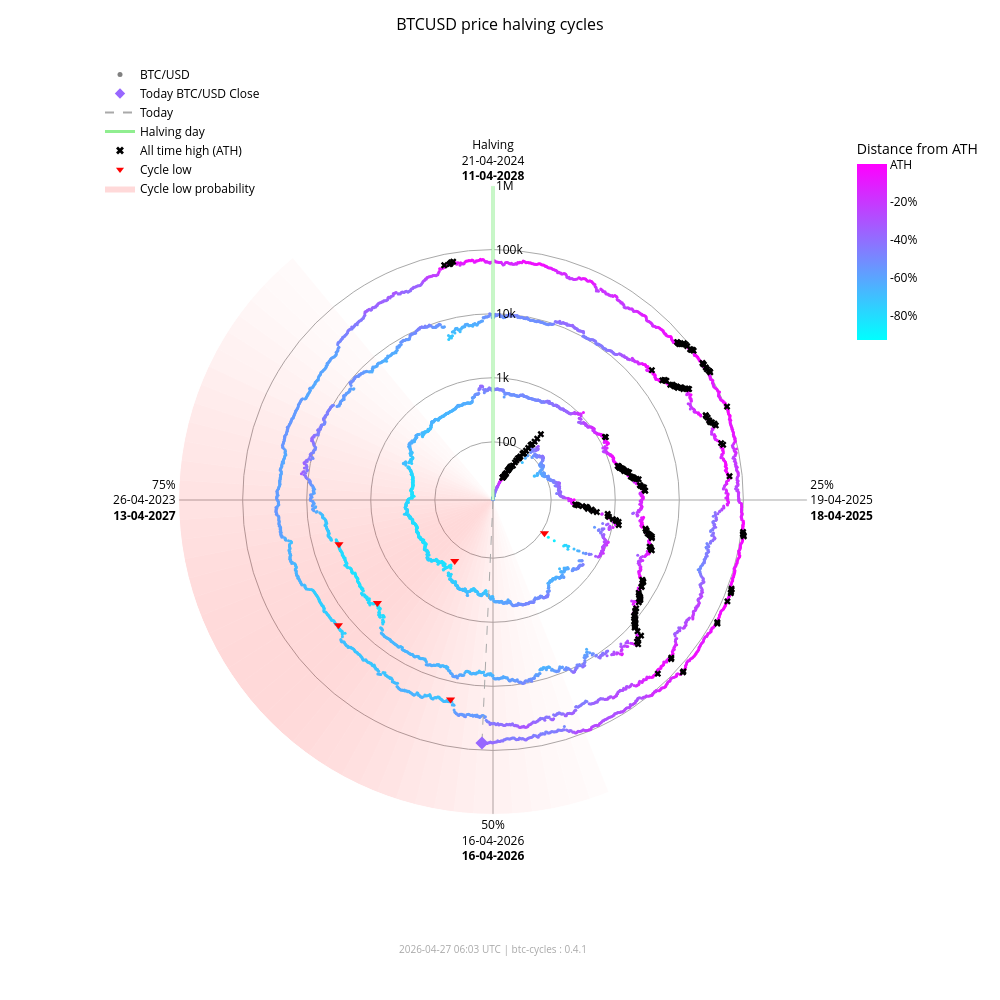

The notebook cell saved with this chart:
### Markdown cell above
### Interactive chart (plotly)

### Code cell
fig_interactive = btc.plot(
    kind="interactive",
    from_date="2012-11-28",
)
# plotly config for interactivity
config = {"scrollZoom": True, "displayModeBar": True}
# display in notebook
fig_interactive.show(config=config)

### Figure 1 — Plotly figure (JSON) as saved in the notebook; plotly's stock layout.template omitted (floating-point values rounded to 4 significant figures; data arrays with more than 128 entries replaced by an {"elided": "..."} marker saying what was removed)
{"data": [{"fill": "toself", "fillcolor": "rgba(255,0,0,0.017168280509461755)", "hoverinfo": "skip", "line": {"width": 0}, "mode": "lines", "r": [12.35, 1000000, 1000000, 12.35, 12.35], "showlegend": false, "theta": [158.4, 158.4, 162.0, 162.0, 158.4], "type": "scatterpolar"}, {"fill": "toself", "fillcolor": "rgba(255,0,0,0.022114794501891175)", "hoverinfo": "skip", "line": {"width": 0}, "mode": "lines", "r": [12.35, 1000000, 1000000, 12.35, 12.35], "showlegend": false, "theta": [162.0, 162.0, 165.6, 165.6, 162.0], "type": "scatterpolar"}, {"fill": "toself", "fillcolor": "rgba(255,0,0,0.02790404259511669)", "hoverinfo": "skip", "line": {"width": 0}, "mode": "lines", "r": [12.35, 1000000, 1000000, 12.35, 12.35], "showlegend": false, "theta": [165.6, 165.6, 169.2, 169.2, 165.6], "type": "scatterpolar"}, {"fill": "toself", "fillcolor": "rgba(255,0,0,0.034518294852420334)", "hoverinfo": "skip", "line": {"width": 0}, "mode": "lines", "r": [12.35, 1000000, 1000000, 12.35, 12.35], "showlegend": false, "theta": [169.2, 169.2, 172.8, 172.8, 169.2], "type": "scatterpolar"}, {"fill": "toself", "fillcolor": "rgba(255,0,0,0.041901979682821514)", "hoverinfo": "skip", "line": {"width": 0}, "mode": "lines", "r": [12.35, 1000000, 1000000, 12.35, 12.35], "showlegend": false, "theta": [172.8, 172.8, 176.4, 176.4, 172.8], "type": "scatterpolar"}, {"fill": "toself", "fillcolor": "rgba(255,0,0,0.04996405861294358)", "hoverinfo": "skip", "line": {"width": 0}, "mode": "lines", "r": [12.35, 1000000, 1000000, 12.35, 12.35], "showlegend": false, "theta": [176.4, 176.4, 180.0, 180.0, 176.4], "type": "scatterpolar"}, {"fill": "toself", "fillcolor": "rgba(255,0,0,0.05858349692240514)", "hoverinfo": "skip", "line": {"width": 0}, "mode": "lines", "r": [12.35, 1000000, 1000000, 12.35, 12.35], "showlegend": false, "theta": [180.0, 180.0, 183.6, 183.6, 180.0], "type": "scatterpolar"}, {"fill": "toself", "fillcolor": "rgba(255,0,0,0.06761662035375064)", "hoverinfo": "skip", "line": {"width": 0}, "mode": "lines", "r": [12.35, 1000000, 1000000, 12.35, 12.35], "showlegend": false, "theta": [183.6, 183.6, 187.2, 187.2, 183.6], "type": "scatterpolar"}, {"fill": "toself", "fillcolor": "rgba(255,0,0,0.07690481219944661)", "hoverinfo": "skip", "line": {"width": 0}, "mode": "lines", "r": [12.35, 1000000, 1000000, 12.35, 12.35], "showlegend": false, "theta": [187.2, 187.2, 190.8, 190.8, 187.2], "type": "scatterpolar"}, {"fill": "toself", "fillcolor": "rgba(255,0,0,0.08628112000611096)", "hoverinfo": "skip", "line": {"width": 0}, "mode": "lines", "r": [12.35, 1000000, 1000000, 12.35, 12.35], "showlegend": false, "theta": [190.8, 190.8, 194.4, 194.4, 190.8], "type": "scatterpolar"}, {"fill": "toself", "fillcolor": "rgba(255,0,0,0.09557490841018089)", "hoverinfo": "skip", "line": {"width": 0}, "mode": "lines", "r": [12.35, 1000000, 1000000, 12.35, 12.35], "showlegend": false, "theta": [194.4, 194.4, 198.0, 198.0, 194.4], "type": "scatterpolar"}, {"fill": "toself", "fillcolor": "rgba(255,0,0,0.10461455782963762)", "hoverinfo": "skip", "line": {"width": 0}, "mode": "lines", "r": [12.35, 1000000, 1000000, 12.35, 12.35], "showlegend": false, "theta": [198.0, 198.0, 201.6, 201.6, 198.0], "type": "scatterpolar"}, {"fill": "toself", "fillcolor": "rgba(255,0,0,0.11322908719652829)", "hoverinfo": "skip", "line": {"width": 0}, "mode": "lines", "r": [12.35, 1000000, 1000000, 12.35, 12.35], "showlegend": false, "theta": [201.6, 201.6, 205.2, 205.2, 201.6], "type": "scatterpolar"}, {"fill": "toself", "fillcolor": "rgba(255,0,0,0.12125015337052986)", "hoverinfo": "skip", "line": {"width": 0}, "mode": "lines", "r": [12.35, 1000000, 1000000, 12.35, 12.35], "showlegend": false, "theta": [205.2, 205.2, 208.8, 208.8, 205.2], "type": "scatterpolar"}, {"fill": "toself", "fillcolor": "rgba(255,0,0,0.12851590515331976)", "hoverinfo": "skip", "line": {"width": 0}, "mode": "lines", "r": [12.35, 1000000, 1000000, 12.35, 12.35], "showlegend": false, "theta": [208.8, 208.8, 212.4, 212.4, 208.8], "type": "scatterpolar"}, {"fill": "toself", "fillcolor": "rgba(255,0,0,0.13487757461161184)", "hoverinfo": "skip", "line": {"width": 0}, "mode": "lines", "r": [12.35, 1000000, 1000000, 12.35, 12.35], "showlegend": false, "theta": [212.4, 212.4, 216.0, 216.0, 212.4], "type": "scatterpolar"}, {"fill": "toself", "fillcolor": "rgba(255,0,0,0.14020862181849592)", "hoverinfo": "skip", "line": {"width": 0}, "mode": "lines", "r": [12.35, 1000000, 1000000, 12.35, 12.35], "showlegend": false, "theta": [216.0, 216.0, 219.6, 219.6, 216.0], "type": "scatterpolar"}, {"fill": "toself", "fillcolor": "rgba(255,0,0,0.14441504950654527)", "hoverinfo": "skip", "line": {"width": 0}, "mode": "lines", "r": [12.35, 1000000, 1000000, 12.35, 12.35], "showlegend": false, "theta": [219.6, 219.6, 223.2, 223.2, 219.6], "type": "scatterpolar"}, {"fill": "toself", "fillcolor": "rgba(255,0,0,0.14744459351271713)", "hoverinfo": "skip", "line": {"width": 0}, "mode": "lines", "r": [12.35, 1000000, 1000000, 12.35, 12.35], "showlegend": false, "theta": [223.2, 223.2, 226.8, 226.8, 223.2], "type": "scatterpolar"}, {"fill": "toself", "fillcolor": "rgba(255,0,0,0.14929223192296423)", "hoverinfo": "skip", "line": {"width": 0}, "mode": "lines", "r": [12.35, 1000000, 1000000, 12.35, 12.35], "showlegend": false, "theta": [226.8, 226.8, 230.4, 230.4, 226.8], "type": "scatterpolar"}, {"fill": "toself", "fillcolor": "rgba(255,0,0,0.15)", "hoverinfo": "skip", "line": {"width": 0}, "mode": "lines", "r": [12.35, 1000000, 1000000, 12.35, 12.35], "showlegend": false, "theta": [230.4, 230.4, 234.0, 234.0, 230.4], "type": "scatterpolar"}, {"fill": "toself", "fillcolor": "rgba(255,0,0,0.14965033825231114)", "hoverinfo": "skip", "line": {"width": 0}, "mode": "lines", "r": [12.35, 1000000, 1000000, 12.35, 12.35], "showlegend": false, "theta": [234.0, 234.0, 237.6, 237.6, 234.0], "type": "scatterpolar"}, {"fill": "toself", "fillcolor": "rgba(255,0,0,0.14835378057909807)", "hoverinfo": "skip", "line": {"width": 0}, "mode": "lines", "r": [12.35, 1000000, 1000000, 12.35, 12.35], "showlegend": false, "theta": [237.6, 237.6, 241.2, 241.2, 237.6], "type": "scatterpolar"}, {"fill": "toself", "fillcolor": "rgba(255,0,0,0.14623322283554635)", "hoverinfo": "skip", "line": {"width": 0}, "mode": "lines", "r": [12.35, 1000000, 1000000, 12.35, 12.35], "showlegend": false, "theta": [241.2, 241.2, 244.8, 244.8, 241.2], "type": "scatterpolar"}, {"fill": "toself", "fillcolor": "rgba(255,0,0,0.1434078538226231)", "hoverinfo": "skip", "line": {"width": 0}, "mode": "lines", "r": [12.35, 1000000, 1000000, 12.35, 12.35], "showlegend": false, "theta": [244.8, 244.8, 248.4, 248.4, 244.8], "type": "scatterpolar"}, {"fill": "toself", "fillcolor": "rgba(255,0,0,0.13997983179373427)", "hoverinfo": "skip", "line": {"width": 0}, "mode": "lines", "r": [12.35, 1000000, 1000000, 12.35, 12.35], "showlegend": false, "theta": [248.4, 248.4, 252.0, 252.0, 248.4], "type": "scatterpolar"}, {"fill": "toself", "fillcolor": "rgba(255,0,0,0.13602598258454268)", "hoverinfo": "skip", "line": {"width": 0}, "mode": "lines", "r": [12.35, 1000000, 1000000, 12.35, 12.35], "showlegend": false, "theta": [252.0, 252.0, 255.6, 255.6, 252.0], "type": "scatterpolar"}, {"fill": "toself", "fillcolor": "rgba(255,0,0,0.13159547355344953)", "hoverinfo": "skip", "line": {"width": 0}, "mode": "lines", "r": [12.35, 1000000, 1000000, 12.35, 12.35], "showlegend": false, "theta": [255.6, 255.6, 259.2, 259.2, 255.6], "type": "scatterpolar"}, {"fill": "toself", "fillcolor": "rgba(255,0,0,0.12671301775492697)", "hoverinfo": "skip", "line": {"width": 0}, "mode": "lines", "r": [12.35, 1000000, 1000000, 12.35, 12.35], "showlegend": false, "theta": [259.2, 259.2, 262.8, 262.8, 259.2], "type": "scatterpolar"}, {"fill": "toself", "fillcolor": "rgba(255,0,0,0.12138610149219965)", "hoverinfo": "skip", "line": {"width": 0}, "mode": "lines", "r": [12.35, 1000000, 1000000, 12.35, 12.35], "showlegend": false, "theta": [262.8, 262.8, 266.4, 266.4, 262.8], "type": "scatterpolar"}, {"fill": "toself", "fillcolor": "rgba(255,0,0,0.1156142551644921)", "hoverinfo": "skip", "line": {"width": 0}, "mode": "lines", "r": [12.35, 1000000, 1000000, 12.35, 12.35], "showlegend": false, "theta": [266.4, 266.4, 270.0, 270.0, 266.4], "type": "scatterpolar"}, {"fill": "toself", "fillcolor": "rgba(255,0,0,0.10939851441251548)", "hoverinfo": "skip", "line": {"width": 0}, "mode": "lines", "r": [12.35, 1000000, 1000000, 12.35, 12.35], "showlegend": false, "theta": [270.0, 270.0, 273.6, 273.6, 270.0], "type": "scatterpolar"}, {"fill": "toself", "fillcolor": "rgba(255,0,0,0.10274974912946185)", "hoverinfo": "skip", "line": {"width": 0}, "mode": "lines", "r": [12.35, 1000000, 1000000, 12.35, 12.35], "showlegend": false, "theta": [273.6, 273.6, 277.2, 277.2, 273.6], "type": "scatterpolar"}, {"fill": "toself", "fillcolor": "rgba(255,0,0,0.09569517349791425)", "hoverinfo": "skip", "line": {"width": 0}, "mode": "lines", "r": [12.35, 1000000, 1000000, 12.35, 12.35], "showlegend": false, "theta": [277.2, 277.2, 280.8, 280.8, 277.2], "type": "scatterpolar"}, {"fill": "toself", "fillcolor": "rgba(255,0,0,0.08828282625646727)", "hoverinfo": "skip", "line": {"width": 0}, "mode": "lines", "r": [12.35, 1000000, 1000000, 12.35, 12.35], "showlegend": false, "theta": [280.8, 280.8, 284.4, 284.4, 280.8], "type": "scatterpolar"}, {"fill": "toself", "fillcolor": "rgba(255,0,0,0.08058400018765345)", "hoverinfo": "skip", "line": {"width": 0}, "mode": "lines", "r": [12.35, 1000000, 1000000, 12.35, 12.35], "showlegend": false, "theta": [284.4, 284.4, 288.0, 288.0, 284.4], "type": "scatterpolar"}, {"fill": "toself", "fillcolor": "rgba(255,0,0,0.07269354608292704)", "hoverinfo": "skip", "line": {"width": 0}, "mode": "lines", "r": [12.35, 1000000, 1000000, 12.35, 12.35], "showlegend": false, "theta": [288.0, 288.0, 291.6, 291.6, 288.0], "type": "scatterpolar"}, {"fill": "toself", "fillcolor": "rgba(255,0,0,0.06472784449068783)", "hoverinfo": "skip", "line": {"width": 0}, "mode": "lines", "r": [12.35, 1000000, 1000000, 12.35, 12.35], "showlegend": false, "theta": [291.6, 291.6, 295.2, 295.2, 291.6], "type": "scatterpolar"}, {"fill": "toself", "fillcolor": "rgba(255,0,0,0.05682021976743955)", "hoverinfo": "skip", "line": {"width": 0}, "mode": "lines", "r": [12.35, 1000000, 1000000, 12.35, 12.35], "showlegend": false, "theta": [295.2, 295.2, 298.8, 298.8, 295.2], "type": "scatterpolar"}, {"fill": "toself", "fillcolor": "rgba(255,0,0,0.04911378436707333)", "hoverinfo": "skip", "line": {"width": 0}, "mode": "lines", "r": [12.35, 1000000, 1000000, 12.35, 12.35], "showlegend": false, "theta": [298.8, 298.8, 302.4, 302.4, 298.8], "type": "scatterpolar"}, {"fill": "toself", "fillcolor": "rgba(255,0,0,0.04175213714896469)", "hoverinfo": "skip", "line": {"width": 0}, "mode": "lines", "r": [12.35, 1000000, 1000000, 12.35, 12.35], "showlegend": false, "theta": [302.4, 302.4, 306.0, 306.0, 302.4], "type": "scatterpolar"}, {"fill": "toself", "fillcolor": "rgba(255,0,0,0.034868865657538876)", "hoverinfo": "skip", "line": {"width": 0}, "mode": "lines", "r": [12.35, 1000000, 1000000, 12.35, 12.35], "showlegend": false, "theta": [306.0, 306.0, 309.6, 309.6, 306.0], "type": "scatterpolar"}, {"fill": "toself", "fillcolor": "rgba(255,0,0,0.02857722515334582)", "hoverinfo": "skip", "line": {"width": 0}, "mode": "lines", "r": [12.35, 1000000, 1000000, 12.35, 12.35], "showlegend": false, "theta": [309.6, 309.6, 313.2, 313.2, 309.6], "type": "scatterpolar"}, {"fill": "toself", "fillcolor": "rgba(255,0,0,0.022961515313555197)", "hoverinfo": "skip", "line": {"width": 0}, "mode": "lines", "r": [12.35, 1000000, 1000000, 12.35, 12.35], "showlegend": false, "theta": [313.2, 313.2, 316.8, 316.8, 313.2], "type": "scatterpolar"}, {"fill": "toself", "fillcolor": "rgba(255,0,0,0.01807146942917362)", "hoverinfo": "skip", "line": {"width": 0}, "mode": "lines", "r": [12.35, 1000000, 1000000, 12.35, 12.35], "showlegend": false, "theta": [316.8, 316.8, 320.4, 320.4, 316.8], "type": "scatterpolar"}, {"hoverinfo": "text", "marker": {"color": {"elided": "4899 str values"}, "size": 3}, "mode": "markers", "r": {"elided": "4899 float values"}, "showlegend": false, "text": {"elided": "4899 str values"}, "theta": {"elided": "4899 float values"}, "type": "scatterpolar"}, {"hoverinfo": "skip", "line": {"color": "lightgreen", "width": 3}, "mode": "lines", "r": [12.35, 1000000], "showlegend": false, "theta": [0, 0], "type": "scatterpolar"}, {"hoverinfo": "skip", "line": {"color": "darkgrey", "dash": "dash", "width": 1}, "mode": "lines", "r": [12.35, 77770.0], "showlegend": false, "theta": [182.6, 182.6], "type": "scatterpolar"}, {"hoverinfo": "text", "marker": {"color": "#9867ff", "size": 10, "symbol": "diamond"}, "mode": "markers", "r": [77770.0], "showlegend": false, "text": ["Today<br>Date: 2026-04-27<br>Price: $77,771.28"], "theta": [182.6], "type": "scatterpolar"}, {"hoverinfo": "text", "marker": {"color": "black", "size": 6, "symbol": "x"}, "mode": "markers", "r": {"elided": "195 float values"}, "showlegend": false, "text": {"elided": "195 str values"}, "theta": {"elided": "195 float values"}, "type": "scatterpolar"}, {"hoverinfo": "text", "marker": {"color": "red", "size": 8, "symbol": "triangle-down"}, "mode": "markers", "r": [111.6, 164.9, 3233.0, 3925.0, 18950.0, 15760.0], "showlegend": false, "text": ["Cycle Low<br>Date: 2014-02-21<br>Price: $111.56<br>ATH distance: -91.0%", "Cycle Low<br>Date: 2015-01-14<br>Price: $164.92<br>ATH distance: -86.7%", "Cycle Low<br>Date: 2018-12-15<br>Price: $3,232.51<br>ATH distance: -83.3%", "Cycle Low<br>Date: 2019-03-25<br>Price: $3,924.55<br>ATH distance: -79.7%", "Cycle Low<br>Date: 2022-06-18<br>Price: $18,954.25<br>ATH distance: -71.9%", "Cycle Low<br>Date: 2022-11-21<br>Price: $15,760.19<br>ATH distance: -76.7%"], "theta": [122.8, 212.1, 228.3, 254.0, 192.0, 231.0], "type": "scatterpolar"}, {"marker": {"color": "grey", "size": 5}, "mode": "markers", "name": "BTC/USD", "r": [null], "theta": [null], "type": "scatterpolar"}, {"marker": {"color": "#9867ff", "size": 8, "symbol": "diamond"}, "mode": "markers", "name": "Today BTC/USD Close", "r": [null], "theta": [null], "type": "scatterpolar"}, {"line": {"color": "darkgrey", "dash": "dash"}, "mode": "lines", "name": "Today", "r": [null], "theta": [null], "type": "scatterpolar"}, {"line": {"color": "lightgreen", "width": 3}, "mode": "lines", "name": "Halving day", "r": [null], "theta": [null], "type": "scatterpolar"}, {"marker": {"color": "black", "size": 7, "symbol": "x"}, "mode": "markers", "name": "All time high (ATH)", "r": [null], "theta": [null], "type": "scatterpolar"}, {"marker": {"color": "red", "size": 7, "symbol": "triangle-down"}, "mode": "markers", "name": "Cycle low", "r": [null], "theta": [null], "type": "scatterpolar"}, {"fill": "toself", "fillcolor": "rgba(255,0,0,0.15)", "line": {"width": 0}, "mode": "lines", "name": "Cycle low probability", "r": [null], "theta": [null], "type": "scatterpolar"}, {"hoverinfo": "skip", "marker": {"cmax": 0, "cmin": -0.9307, "color": [0], "colorbar": {"len": 0.25, "ticktext": ["ATH", "-20%", "-40%", "-60%", "-80%", "-100%"], "tickvals": [0, -0.2, -0.4, -0.6, -0.8, -1.0], "title": {"text": "Distance from ATH"}, "x": 0.95, "y": 0.92, "yanchor": "top"}, "colorscale": {"elided": "256x2 mixed values"}, "showscale": true, "size": 0}, "mode": "markers", "r": [null], "showlegend": false, "theta": [null], "type": "scatterpolar"}], "layout": {"annotations": [{"font": {"color": "darkgrey", "size": 10}, "showarrow": false, "text": "2026-04-27 06:03 UTC | btc-cycles : 0.4.1", "x": 0.5, "xref": "paper", "y": -0.02, "yref": "paper"}], "font": {"color": "black"}, "height": 1000, "legend": {"bgcolor": "rgba(0,0,0,0)", "font": {"color": "black"}, "x": 0.0, "y": 1.0}, "margin": {"b": 60, "l": 100, "r": 80, "t": 60}, "paper_bgcolor": "white", "plot_bgcolor": "white", "polar": {"angularaxis": {"color": "black", "direction": "clockwise", "gridcolor": "darkgrey", "rotation": 90, "ticktext": ["Halving<br>21-04-2024<br><b>11-04-2028</b>", "25%<br>19-04-2025<br><b>18-04-2025</b>", "50%<br>16-04-2026<br><b>16-04-2026</b>", "75%<br>26-04-2023<br><b>13-04-2027</b>"], "tickvals": [0, 90, 180, 270]}, "bgcolor": "white", "domain": {"x": [0.1, 0.9], "y": [0.05, 0.95]}, "radialaxis": {"angle": 90, "color": "black", "gridcolor": "darkgrey", "range": [1.092, 6.0], "tickangle": 90, "ticktext": ["100", "1k", "10k", "100k", "1M"], "tickvals": [100, 1000, 10000, 100000, 1000000], "type": "log"}}, "title": {"font": {"color": "black", "size": 16}, "text": "BTCUSD price halving cycles", "x": 0.5}, "width": 1000}}
